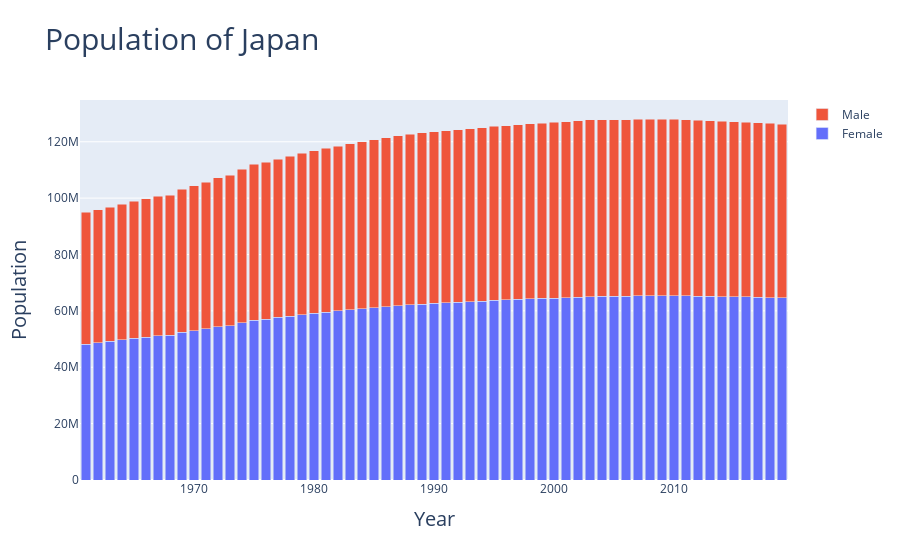

Notebook code cell kept with this figure:
### Code cell
japan_fe_population = [48207265.0, 48658610.0, 49156435.0, 49669854.0, 50202076.0, 50654649.0, 51118354.0, 51275717.0,
                       52332222.0, 52912269.0, 53582623.0, 54323037.0, 54759934.0, 55802301.0, 56692355.0, 57105578.0,
                       57653715.0, 58175297.0, 58666578.0, 59128589.0, 59568195.0, 59976057.0, 60390235.0, 60781188.0, 
                       61163616.0, 61550553.0, 61870178.0, 62152720.0, 62425974.0, 62656883.0, 62867656.0, 63038943.0, 
                       63209914.0, 63442648.0, 63705357.0, 63890191.0, 64068675.0, 64270952.0, 64416945.0, 64552936.0, 
                       64736064.0, 64913526.0, 65078804.0, 65126621.0, 65158465.0, 65225372.0, 65325526.0, 65381234.0,
                       65395181.0, 65426533.0, 65322325.0, 65232461.0, 65150796.0, 65075452.0, 65016722.0, 64951468.0, 
                       64853783.0, 64731350.0, 64605360.0
                      ]
japan_ma_population = [46735735.0, 47173390.0, 47655565.0, 48156146.0, 48680924.0, 49135351.0, 49606646.0, 49785283.0, 
                       50839778.0, 51432731.0, 52114377.0, 52864963.0, 53319066.0, 54359699.0, 55247645.0, 55665422.0, 
                       56209285.0, 56722703.0, 57203422.0, 57653411.0, 58079805.0, 58472943.0, 58868765.0, 59236812.0, 
                       59590384.0, 59941447.0, 60220822.0, 60460280.0, 60690026.0, 60880117.0, 61053344.0, 61190057.0, 
                       61326086.0, 61518352.0, 61733643.0, 61866809.0, 61988325.0, 62129048.0, 62214055.0, 62290064.0, 
                       62412936.0, 62531474.0, 62639196.0, 62634379.0, 62614535.0, 62628628.0, 62675474.0, 62681766.0, 
                       62651819.0, 62643467.0, 62510675.0, 62396539.0, 62294204.0, 62200548.0, 62124278.0, 62043043.0,
                       61932014.0, 61797750.0, 61659571.0, 
                      ]
fig3 = go.Figure(go.Bar(x=x, y=japan_fe_population, name='Female'))
fig3.add_trace(go.Bar(x=x, y=japan_ma_population, name='Male'))

fig3.update_layout(barmode='stack', xaxis = dict(title='Year', titlefont_size=20),
                  yaxis = dict(title='Population', titlefont_size=20), title = "Population of Japan", titlefont_size=30)
fig3.show()
